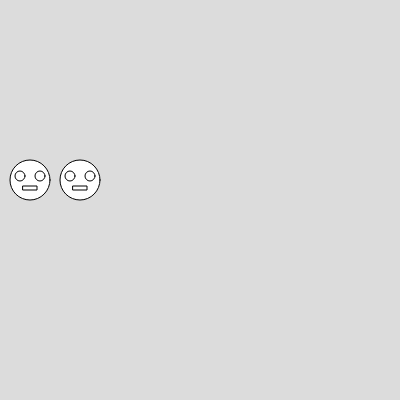
Frame 1 (no input)
Frame 60 (no input): identical to frame 1, image omitted
Frame 120 (the mouse pressed at the canvas centre since frame 60): identical to frame 1, image omitted

The p5.js sketch that drew this single still picture (run headless with seeded random() and noise() and a simulated clock; from frame 60 on, the mouse is pressed at the canvas centre):

// p5.js sketch
// ── sketch.js
function setup() {
  createCanvas(400, 400);
  create_ui();
}

function draw() {
  background(220);
  draw_head(10, 160);
  draw_head(60, 160);
  update_ui();
}

function draw_head(xpos, ypos) {
  translate(xpos,ypos)
  // ellipse(x, y, w, [h])
  ellipse(20, 20, 40); // Face
  ellipse(10, 16, 10);  // Left Eye
  ellipse(30, 16, 10);  // Right Eye
  rect(13, 26, 14, 4);  // Mouth
  // ellipse(20, 30, 20, 8);  // Mouth
  translate(-xpos,-ypos)
}

function create_ui() {
  createSpan().id('mox');
  createSpan().id('moy');
  createSpan().id('cco');
}

function update_ui() {
  select('#mox').html('[mouseX='+mouseX+'] ')
  select('#moy').html('[mouseY='+mouseY+'] ')
  select('#cco').html('[RGBA='+get(mouseX,mouseY)+'] ')
}
